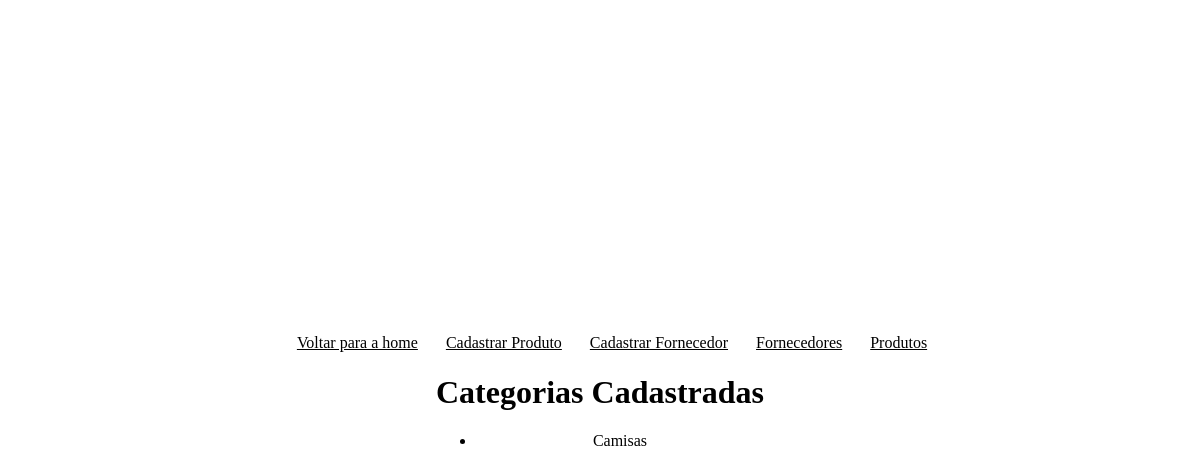
The page /loja/listar-categorias/ on the database as committed earlier.
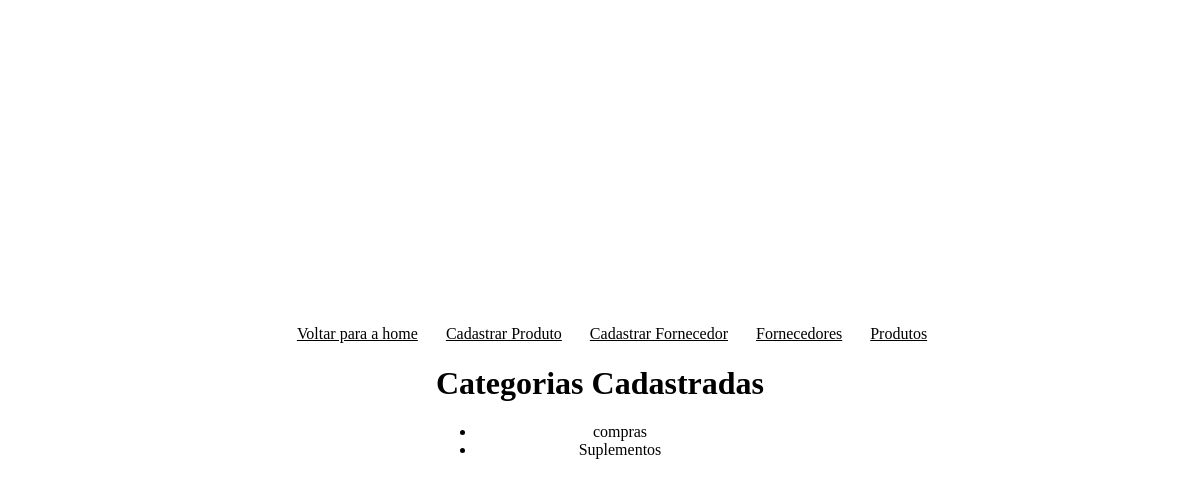
The same page on the database as committed later.
### loja/models.py (models this page shows, shortened)
class Categoria(models.Model):
    nome = models.CharField(max_length=100)

### loja/views.py (the view)
# urls.py: path('listar-categorias/', CategoriaListView.as_view(), name='listar_categorias'),
class CategoriaListView(ListView):
    model = Categoria
    template_name = 'loja/listar_categorias.html'
    context_object_name = 'categorias'

### loja/templates/loja/listar_categorias.html (shortened to what this page needs)
{% load static %}
<!DOCTYPE html>
<html lang="pt-br">
<head>
    <link rel="stylesheet" href="{% static 'loja/css/geral.css' %}">
</head>
<body>
    <header>
        <a href="{% url 'home' %}">Voltar para a home</a>
        <a href="{% url 'cadastrar_produto' %}">Cadastrar Produto</a>
        <a href="{% url 'cadastrar_fornecedor' %}">Cadastrar Fornecedor</a>
        <a href="{% url 'listar_fornecedores' %}">Fornecedores</a>
        <a href="{% url 'listar_produtos' %}">Produtos</a>
    </header>
    <main>
        <h1>Categorias Cadastradas</h1>
        <ul>
            {% for categoria in categorias %}
            <li>{{ categoria.nome }}</li>
            {% endfor %}
        </ul>
    </main>
</body>
</html>

Rows that differ between the two databases and show on the page:
changed Categoria: nome "Camisas" → "compras"
added Categoria: nome "Suplementos"
